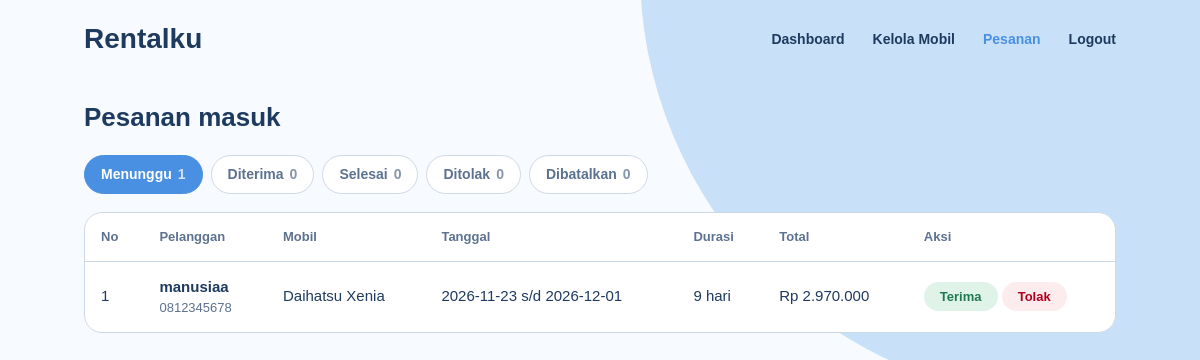
The app's page /pesananadmin.php (signed in) with its own data.
### tables this page shows
CREATE TABLE `pesanan` (
  `id_pesanan` int(11) NOT NULL,
  `id_user` int(11) NOT NULL,
  `id_mobil` int(11) NOT NULL,
  `tgl_mulai` date NOT NULL,
  `tgl_selesai` date NOT NULL,
  `total_harga` int(11) NOT NULL,
  `status_pesanan` enum('menunggu','diterima','ditolak','selesai','dibatalkan') NOT NULL DEFAULT 'menunggu',
  `metode_bayar` enum('transfer','di_tempat') DEFAULT NULL,
  `status_bayar` enum('belum_bayar','menunggu_verifikasi','lunas') NOT NULL DEFAULT 'belum_bayar',
  `bukti_bayar` varchar(255) DEFAULT NULL,
  `tgl_pesan` timestamp NOT NULL DEFAULT current_timestamp()
);

CREATE TABLE `users` (
  `id_user` int(11) NOT NULL,
  `nama` varchar(100) NOT NULL,
  `email` varchar(100) NOT NULL,
  `no_hp` varchar(20) NOT NULL,
  `password` varchar(255) NOT NULL,
  `role` enum('pelanggan','admin') NOT NULL DEFAULT 'pelanggan'
);

CREATE TABLE `mobil` (
  `id_mobil` int(11) NOT NULL,
  `id_kategori` int(11) NOT NULL,
  `nama_mobil` varchar(100) NOT NULL,
  `transmisi` enum('manual','matic') NOT NULL,
  `kursi` int(11) NOT NULL,
  `harga_harian` int(11) NOT NULL,
  `foto` varchar(255) DEFAULT NULL,
  `deskripsi` text DEFAULT NULL,
  `aktif` tinyint(1) NOT NULL DEFAULT 1
);

### pesananadmin.php (the view, shortened to what this page needs)
<?php
include "koneksi.php";
$status = "menunggu";
$jumlah = array("menunggu" => 0, "diterima" => 0, "selesai" => 0, "ditolak" => 0, "dibatalkan" => 0);
$query = "SELECT status_pesanan, COUNT(*) AS total FROM pesanan GROUP BY status_pesanan";
$hasil = $koneksi->query($query);
while($baris = mysqli_fetch_assoc($hasil)){
    $jumlah[$baris["status_pesanan"]] = $baris["total"];
}
$stmt = $koneksi->prepare("SELECT pesanan.*, users.nama, users.no_hp, mobil.nama_mobil
    FROM pesanan
    JOIN users ON pesanan.id_user = users.id_user
    JOIN mobil ON pesanan.id_mobil = mobil.id_mobil
    WHERE pesanan.status_pesanan = ?
    ORDER BY pesanan.tgl_mulai ASC");
$stmt->bind_param("s", $status);
$stmt->execute();
$hasil = $stmt->get_result();
?>
<!DOCTYPE html>
<html lang="id">
<head>
    <link rel="stylesheet" href="app.css">
</head>
<body>
<header class="bar">
    <a class="brand" href="admin.php">Rentalku</a>
    <nav class="nav">
        <a href="admin.php">Dashboard</a>
        <a href="mobilAdmin.php">Kelola Mobil</a>
        <a href="pesananadmin.php" class="aktif">Pesanan</a>
        <a href="logout.php">Logout</a>
    </nav>
</header>
<main class="wrap">
    <div class="kepala"><h2>Pesanan masuk</h2></div>
    <div class="tab">
        <a href="pesananadmin.php?status=menunggu" class="<?php if($status == "menunggu"){ echo "aktif"; } ?>">Menunggu<span><?php echo $jumlah["menunggu"]; ?></span></a>
        <a href="pesananadmin.php?status=diterima" class="<?php if($status == "diterima"){ echo "aktif"; } ?>">Diterima<span><?php echo $jumlah["diterima"]; ?></span></a>
        <a href="pesananadmin.php?status=selesai" class="<?php if($status == "selesai"){ echo "aktif"; } ?>">Selesai<span><?php echo $jumlah["selesai"]; ?></span></a>
        <a href="pesananadmin.php?status=ditolak" class="<?php if($status == "ditolak"){ echo "aktif"; } ?>">Ditolak<span><?php echo $jumlah["ditolak"]; ?></span></a>
        <a href="pesananadmin.php?status=dibatalkan" class="<?php if($status == "dibatalkan"){ echo "aktif"; } ?>">Dibatalkan<span><?php echo $jumlah["dibatalkan"]; ?></span></a>
    </div>
    <div class="tabel-box">
    <table>
        <tr>
            <th>No</th><th>Pelanggan</th><th>Mobil</th><th>Tanggal</th><th>Durasi</th><th>Total</th><th>Aksi</th>
        </tr>
        <?php
        $no = 1;
        while($p = mysqli_fetch_assoc($hasil)){
            $hari = round((strtotime($p["tgl_selesai"]) - strtotime($p["tgl_mulai"])) / 86400) + 1;
        ?>
        <tr>
            <td><?php echo $no++; ?></td>
            <td class="nama pelanggan">
                <?php echo htmlspecialchars($p["nama"]); ?>
                <small><?php echo htmlspecialchars($p["no_hp"]); ?></small>
            </td>
            <td><?php echo $p["nama_mobil"]; ?></td>
            <td><?php echo $p["tgl_mulai"]; ?> s/d <?php echo $p["tgl_selesai"]; ?></td>
            <td><?php echo $hari; ?> hari</td>
            <td>Rp <?php echo number_format($p["total_harga"], 0, ",", "."); ?></td>
            <td class="aksi">
                <?php if($status == "menunggu"){ ?>
                    <form method="POST" action="status.php">
                        <button type="submit" class="mini ok" name="aksi" value="terima">Terima</button>
                        <button type="submit" class="mini no" name="aksi" value="tolak" onclick="return confirm('Tolak pesanan ini?')">Tolak</button>
                    </form>
                <?php }else if($status == "diterima"){ ?>
                    <form method="POST" action="status.php">
                        <input type="hidden" name="id_pesanan" value="<?php echo $p["id_pesanan"]; ?>">
                        <input type="hidden" name="kembali" value="pesanan">
                        <button type="submit" class="mini biru" name="aksi" value="selesai">Tandai selesai</button>
                    </form>
                <?php }else{ ?>
                    -
                <?php } ?>
            </td>
        </tr>
        <?php } ?>
    </table>
    </div>
</main>
</body>
</html>

### app.css (style rules this page uses)
:root { --navy: #1e3a5f; --sky: #a8d0f5; --blue: #4a90e2; --mist: #dce9f8; --slate: #5d7290; --line: #cdd8e6; --paper: #f7fafe; --danger: #b00020; --ok: #1f7a4d; }
* { box-sizing: border-box; margin: 0; padding: 0; }
body { font-family: Arial, sans-serif; background: var(--paper); color: var(--navy); line-height: 1.5; min-height: 100vh; }
body::before { content: ""; position: fixed; top: -460px; right: -300px; width: 860px; height: 860px; border-radius: 50%; background: var(--sky); opacity: .6; z-index: -1; pointer-events: none; }
a { color: var(--blue); }
.bar { display: flex; justify-content: space-between; align-items: center; gap: 16px; max-width: 1080px; margin: 0 auto; padding: 18px 24px; }
.brand { font-size: 28px; font-weight: bold; color: var(--navy); text-decoration: none; }
.nav { display: flex; align-items: center; gap: 28px; }
.nav a { font-size: 14px; font-weight: bold; color: var(--navy); text-decoration: none; }
.wrap { max-width: 1080px; margin: 0 auto; padding: 24px 24px 72px; }
h2 { font-size: 26px; line-height: 1.2; margin-bottom: 18px; }
.kepala { display: flex; justify-content: space-between; align-items: center; flex-wrap: wrap; gap: 14px; margin-bottom: 22px; }
.kepala h2 { margin-bottom: 0; }
.tabel-box { background: #fff; border: 1px solid var(--line); border-radius: 18px; overflow-x: auto; }
table { width: 100%; border-collapse: collapse; min-width: 760px; }
th { text-align: left; padding: 14px 16px; font-size: 13px; color: var(--slate); border-bottom: 1px solid var(--line); }
td { padding: 14px 16px; font-size: 15px; border-bottom: 1px solid var(--mist); vertical-align: middle; }
tr:last-child td { border-bottom: 0; }
.nama { font-weight: bold; }
.aksi { white-space: nowrap; }
.nav a.aktif { color: var(--blue); }
.mini { padding: 7px 16px; font-family: Arial, sans-serif; font-size: 13px; font-weight: bold; border: 0; border-radius: 50px; cursor: pointer; transition: background .2s, color .2s; }
.mini.ok { background: #dff3e8; color: var(--ok); }
.mini.no { background: #fdecee; color: var(--danger); }
.tab { display: flex; flex-wrap: wrap; gap: 8px; margin-bottom: 18px; }
.tab a { padding: 8px 16px; font-size: 14px; font-weight: bold; text-decoration: none; color: var(--slate); background: #fff; border: 1px solid var(--line); border-radius: 50px; }
.tab a.aktif { color: #fff; background: var(--blue); border-color: var(--blue); }
.tab a span { margin-left: 6px; opacity: .75; }
.pelanggan small { display: block; font-size: 13px; font-weight: normal; color: var(--slate); }
.aksi form { display: inline; }

### records on screen
pesanan: id_user.nama "manusiaa", id_user.no_hp "0812345678", id_mobil.nama_mobil "Daihatsu Xenia", tgl_mulai "2026-11-23", tgl_selesai "2026-12-01", hari "9", total_harga "2.970.000"

### other values on screen
$jumlah["menunggu"] "1"
$jumlah["diterima"] "0"
$jumlah["selesai"] "0"
$jumlah["ditolak"] "0"
$jumlah["dibatalkan"] "0"
